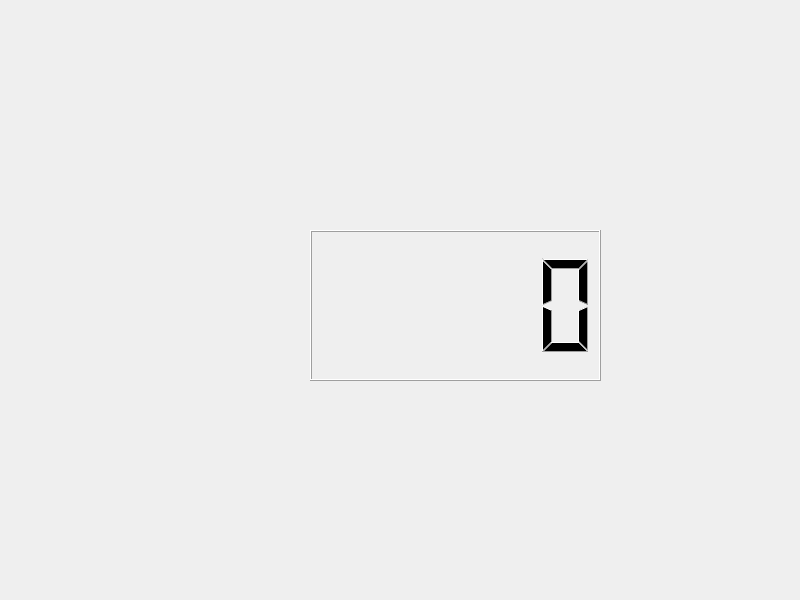
<?xml version="1.0" encoding="UTF-8"?>
<ui version="4.0">
 <class>Dialog</class>
 <widget class="QDialog" name="Dialog">
  <property name="geometry">
   <rect>
    <x>0</x>
    <y>0</y>
    <width>800</width>
    <height>600</height>
   </rect>
  </property>
  <property name="windowTitle">
   <string>Dialog</string>
  </property>
  <widget class="QLCDNumber" name="lcdlcd">
   <property name="geometry">
    <rect>
     <x>310</x>
     <y>230</y>
     <width>291</width>
     <height>151</height>
    </rect>
   </property>
  </widget>
 </widget>
 <resources/>
 <connections/>
</ui>
